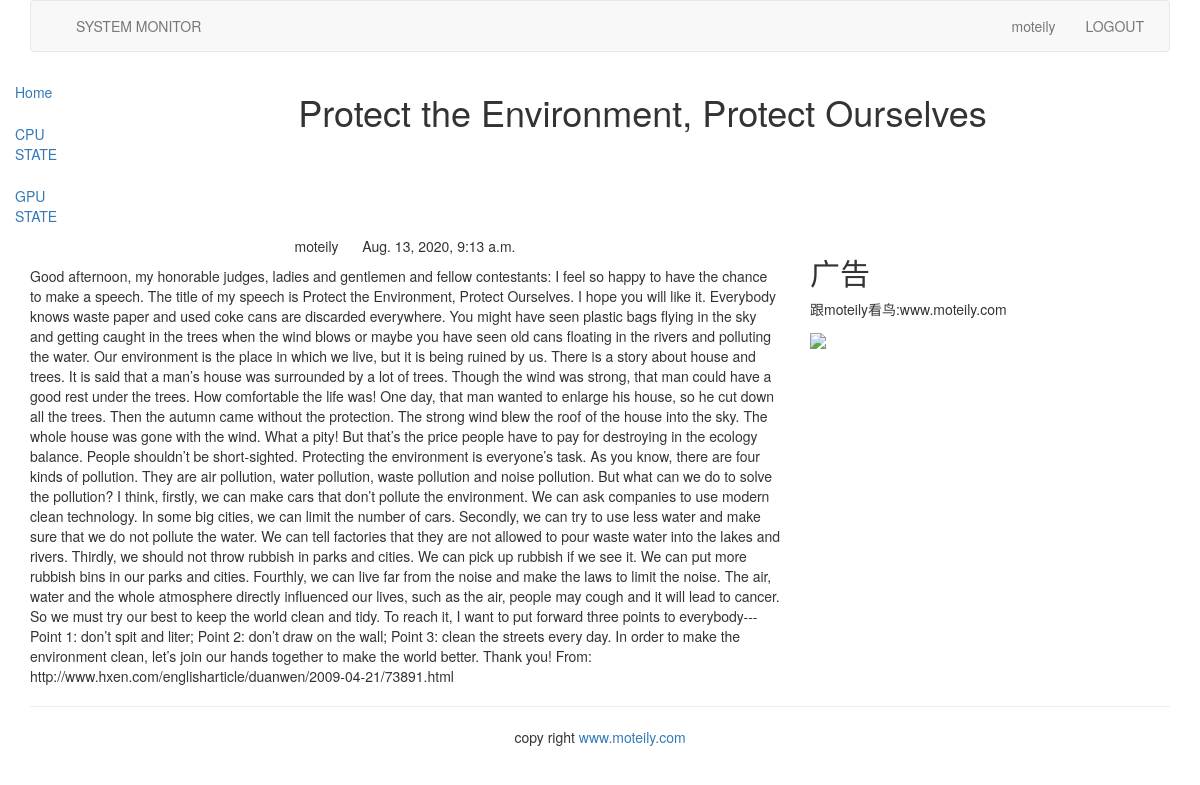
Page /blog/1/ (signed in) on the committed database.
### blog/models.py (models this page shows, shortened)
class BlogArticles(models.Model):
    title = models.CharField(max_length=300)   #字符串类型，必须要给出max_length,对应于html中的<input type="text">
    author = models.ForeignKey(User, on_delete=models.CASCADE, related_name="blog_posts")  # CASCADE:级联删除，
    body = models.TextField()
    publish = models.DateTimeField(default=timezone.now)
    class Meta:
        ordering = ("-publish",)  # 元组只有一个元素时，要加，

### blog/views.py (the view)
# urls.py: path('<int:article_id>/', views.blog_article, name='blog_article'),
def blog_article(request, article_id):
    article = get_object_or_404(BlogArticles, id=article_id)    #从model层得到数据
    pub = article.publish
    return render(request, "blog/content.html", {"article": article, "publish": pub})   #交给template层的html进行显示

### templates/blog/content.html (shortened to what this page needs)
{% extends "base.html" %}
{% block content %}
<div class="row text-center vertical-middle-sm">
    <h1>{{ article.title }}</h1>
</div>
<div class="row">
    <div class="col-xs-12 col-md-8">
        <p class="text-center">
            <span>{{ article.author.username }}
            </span>
            <span style="margin-left:20px">{{ publish }}</span>
        </p>
<div>{{article.body}}</div>
    </div>
    <div class="col-xs-6 col-md-4">
        <h2>广告</h2>
        <p>跟moteily看鸟:www.moteily.com</p>
        <img src="https://ss0.bdstatic.com/70cFvHSh_Q1YnxGkpoWK1HF6hhy/it/u=2380211865,1653699537&fm=15&gp=0.jpg">
    </div>
</div>
{% endblock %}

### templates/header.html (shortened to what this page needs)
{% load static %}
<div class="container">
    <nav class="navbar navbar-default" role="navigation">
        <div class="navbar-header">
            <a class="navbar-brand" href="http://www.moteily.com">
            </a>
        </div>
        <div>
            <ul class="nav navbar-nav" role="navigation">
                <li><a href="{% url 'blog:blog_title'%}">SYSTEM MONITOR</a></li>
            </ul>
            <ul class="nav navbar-nav navbar-right" style="margin-right:10px">
                {% if user.is_authenticated %}
                <li><a href="#">{{ user.username }}</a></li>
                <li><a href="{% url 'account:user_logout' %}">LOGOUT</a></li>
                {% else %}
                <li><a href="{% url 'account:user_login' %}">LOGIN</a></li>
                {% endif %}
            </ul>
        </div>
    </nav>
</div>

### rows in the picture
BlogArticles: title "Protect the Environment, Protect Ourselves", author.username "moteily", publish "Aug. 13, 2020, 9:13 a.m.", body "Good afternoon, my honorable judges, ladies and gentlemen and fellow contestants: I feel so happy to have the chance to make a speech. The title of my speech is Protect the Environment, Protect Ourselves. I hope you will like it. Everybody knows waste paper and used coke cans are discarded everywhere. You might have seen plastic bags flying in the sky and getting caught in the trees when the wind blows or maybe you have seen old cans floating in the rivers and polluting the water. Our environment is the place in which we live, but it is being ruined by us. There is a story about house and trees. It is said that a man’s house was surrounded by a lot of trees. Though the wind was strong, that…"

### other values in the picture
{{ user.username }} "moteily"
